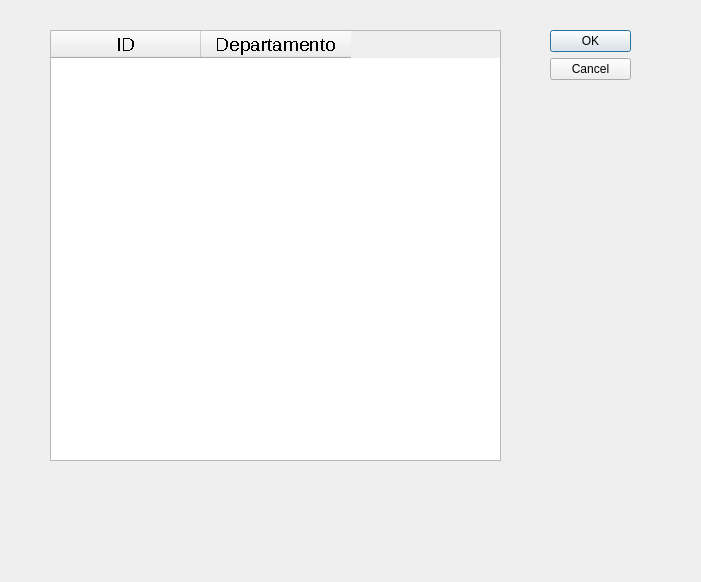
<?xml version="1.0" encoding="UTF-8"?>
<ui version="4.0">
 <class>listDepartamento</class>
 <widget class="QDialog" name="listDepartamento">
  <property name="geometry">
   <rect>
    <x>0</x>
    <y>0</y>
    <width>701</width>
    <height>582</height>
   </rect>
  </property>
  <property name="windowTitle">
   <string>Dialog</string>
  </property>
  <widget class="QDialogButtonBox" name="buttonBox">
   <property name="geometry">
    <rect>
     <x>550</x>
     <y>30</y>
     <width>81</width>
     <height>241</height>
    </rect>
   </property>
   <property name="orientation">
    <enum>Qt::Vertical</enum>
   </property>
   <property name="standardButtons">
    <set>QDialogButtonBox::Cancel|QDialogButtonBox::Ok</set>
   </property>
  </widget>
  <widget class="QTableWidget" name="tableWidget">
   <property name="geometry">
    <rect>
     <x>50</x>
     <y>30</y>
     <width>451</width>
     <height>431</height>
    </rect>
   </property>
   <attribute name="horizontalHeaderDefaultSectionSize">
    <number>150</number>
   </attribute>
   <column>
    <property name="text">
     <string>ID</string>
    </property>
    <property name="font">
     <font>
      <pointsize>14</pointsize>
      <stylestrategy>NoAntialias</stylestrategy>
     </font>
    </property>
    <property name="textAlignment">
     <set>AlignCenter</set>
    </property>
   </column>
   <column>
    <property name="text">
     <string>Departamento</string>
    </property>
    <property name="font">
     <font>
      <pointsize>14</pointsize>
      <stylestrategy>NoAntialias</stylestrategy>
     </font>
    </property>
    <property name="textAlignment">
     <set>AlignCenter</set>
    </property>
   </column>
  </widget>
 </widget>
 <resources/>
 <connections>
  <connection>
   <sender>buttonBox</sender>
   <signal>accepted()</signal>
   <receiver>listDepartamento</receiver>
   <slot>accept()</slot>
   <hints>
    <hint type="sourcelabel">
     <x>248</x>
     <y>254</y>
    </hint>
    <hint type="destinationlabel">
     <x>157</x>
     <y>274</y>
    </hint>
   </hints>
  </connection>
  <connection>
   <sender>buttonBox</sender>
   <signal>rejected()</signal>
   <receiver>listDepartamento</receiver>
   <slot>reject()</slot>
   <hints>
    <hint type="sourcelabel">
     <x>316</x>
     <y>260</y>
    </hint>
    <hint type="destinationlabel">
     <x>286</x>
     <y>274</y>
    </hint>
   </hints>
  </connection>
 </connections>
</ui>
